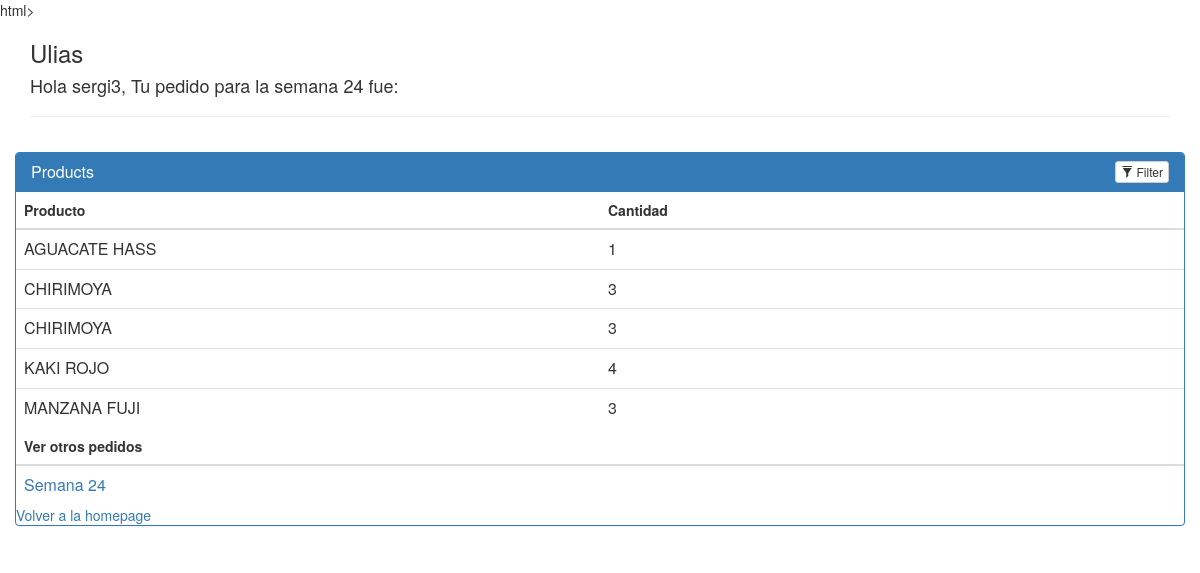
Before: /agricultores/1/historicalorder/24 (signed in) with the older database file.
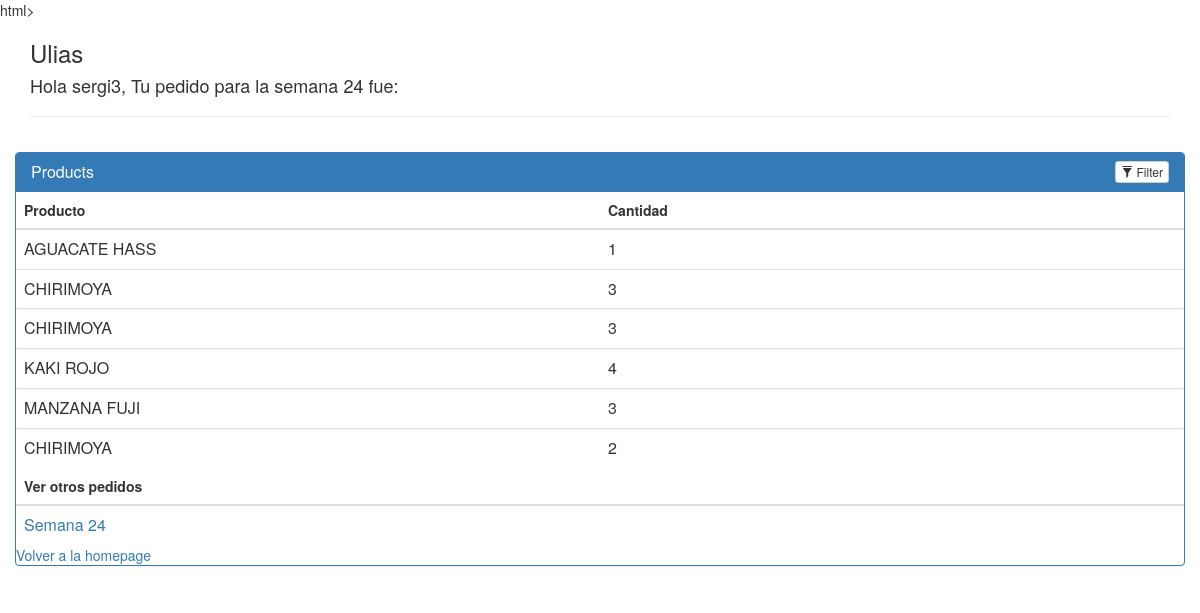
After: the same page with the newer database file.
### application/models.py (models this page shows)
class Pedido(db.Model):
	__tablename__= 'pedido'
	id = db.Column(db.Integer, primary_key = True)
	quantity = db.Column(db.String(30))
	week = db.Column(db.Integer)
	product_name = db.Column(db.String(80), db.ForeignKey('productos.product_title'))
	product_price = db.Column(db.Float(8), db.ForeignKey('productos.unit_price'))
	product_units = db.Column(db.String(80), db.ForeignKey('productos.units'))
	user_name = db.Column(db.String(30), db.ForeignKey('user.username'))
	email = db.Column(db.String(50), db.ForeignKey('user.email'))
	user_email = db.relationship(User, foreign_keys=[email])
	user = db.relationship(User, foreign_keys=[user_name])
	product_price_join = db.relationship(Productos, foreign_keys=[product_price])
	product_unit_join = db.relationship(Productos, foreign_keys=[product_units])
	product = db.relationship(Productos, foreign_keys=[product_name])
	year = db.Column(db.Integer, default=date.today().year)
	week = db.Column(db.Integer, default=date.today().isocalendar()[1])

### application.py (the view)
@application.route('/agricultores/<int:agricultor_id>/historicalorder/<int:week>', methods=['GET', 'POST'])
@login_required(role="CUSTOMER")
def historicalOrders(agricultor_id, week):
    db.session.commit()
    agricultor = db.session.query(Agricultor).filter_by(id=agricultor_id).one()
    weeks = db.session.query(Pedido.week).filter_by(user_name = current_user.username).distinct()
    order = db.session.query(Pedido).filter_by(user_name = current_user.username, week = week)
    return render_template('historicalOrders.html', agricultor=agricultor, order = order, weeks = weeks, user_name = current_user.username, week = week)

### application.py (called while the page is built)
def login_required(role="ANY"):
    def wrapper(fn):
        @wraps(fn)
        def decorated_view(*args, **kwargs):
            if not current_user.is_authenticated:
              return login_manager.unauthorized()
            elif (current_user.user_role == "ADMIN"):
                return fn(*args, **kwargs)
            elif ((current_user.user_role != role) and (role != "ANY")):
                return login_manager.unauthorized()
            else:
                return fn(*args, **kwargs)
        return decorated_view
    return wrapper

@login_manager.user_loader
def load_user(user_id):
    return User.query.get(int(user_id))

### application/templates/historicalOrders.html (shortened to what this page needs)
<head>
	<link rel=stylesheet type=text/css href="{{ url_for('static', filename='styles.css') }}">
	<link rel=stylesheet type=text/css href="https://netdna.bootstrapcdn.com/bootstrap/3.1.0/css/bootstrap.min.css">
</head>
<body>
	<div class="container">
	    <h3>{{agricultor.name}}</h3>
	    <h4>Hola {{current_user.username}}, Tu pedido para la semana {{week}} fue:</h4>
	    <hr>
	    <div class="row">
	        <div class="panel panel-primary filterable">
	            <div class="panel-heading">
	                <h3 class="panel-title">Products</h3>
	                <div class="pull-right">
	                    <button class="btn btn-default btn-xs btn-filter"><span class="glyphicon glyphicon-filter"></span> Filter</button>
	                </div>
	            </div>
	            <table class="table">
	                <thead>
	                    <tr class="filters">
	                        <th><input type="text" class="form-control" placeholder="Producto" disabled></th>
	                        <th><input type="text" class="form-control" placeholder="Cantidad" disabled></th>
	                    </tr>
	                </thead>
	                <tbody>
	                		<tr>
		                		{% for i in order %}
								<td>{{i.product_name}}</td>
	                        	<td>{{i.quantity}}</td>
	                    	</tr>
	                    		{% endfor %}
	                </tbody>
	            </table>
	            <table class="table">
	                <thead>
	                    <tr class="filters">
	                        <th><input type="text" class="form-control" placeholder="Ver otros pedidos" disabled></th>
	                    </tr>
	                </thead>
	                <tbody>
	                		<tr>
		                		{% for i in weeks %}
								<td><a href = "{{url_for('historicalOrders', agricultor_id = agricultor.id, week = i.week)}}">Semana {{i.week}}</a></td>
	                    	</tr>
	                    		{% endfor %}
	                </tbody>
	            </table>
	            <div>
	                <a href= "{{url_for('onepage')}}">Volver a la homepage</a>
	            </div>
	        </div>
	    </div>
	</div>
</body>
</html>

Changed rows visible on the page:
added Pedido: product_name "CHIRIMOYA", quantity "2"
